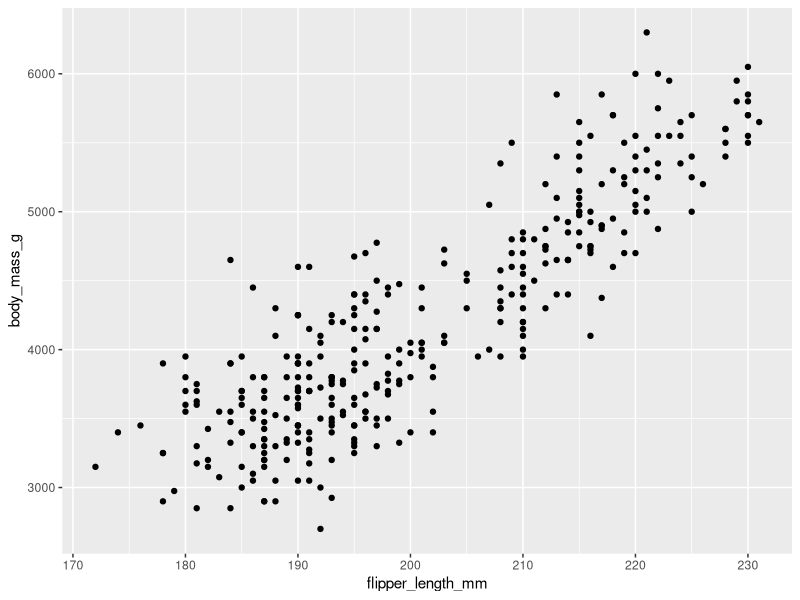
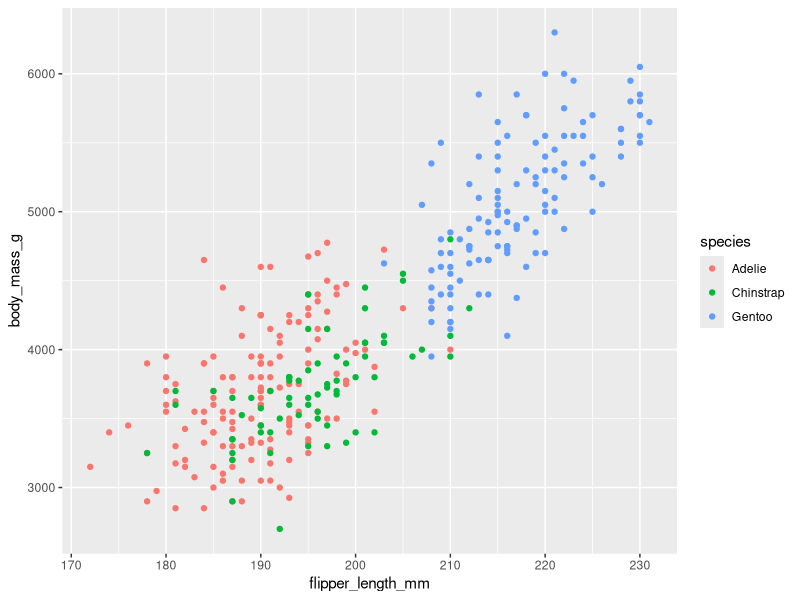
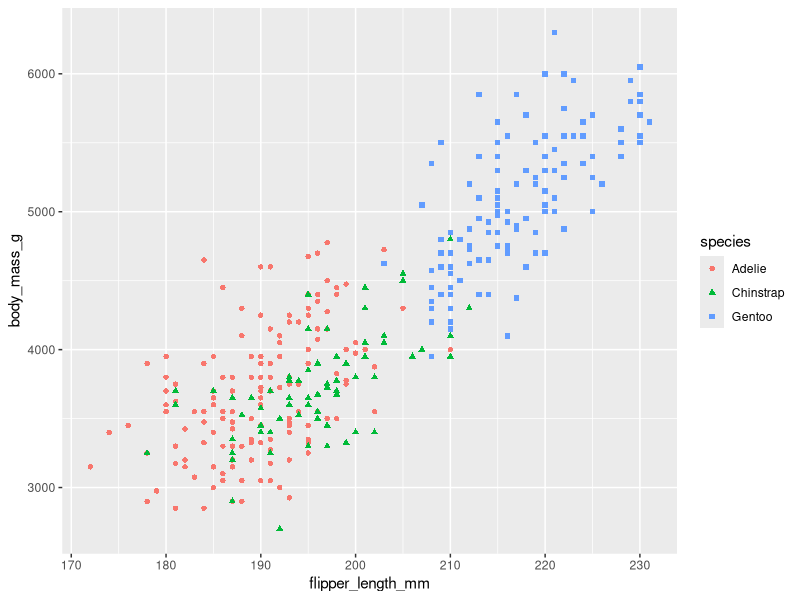
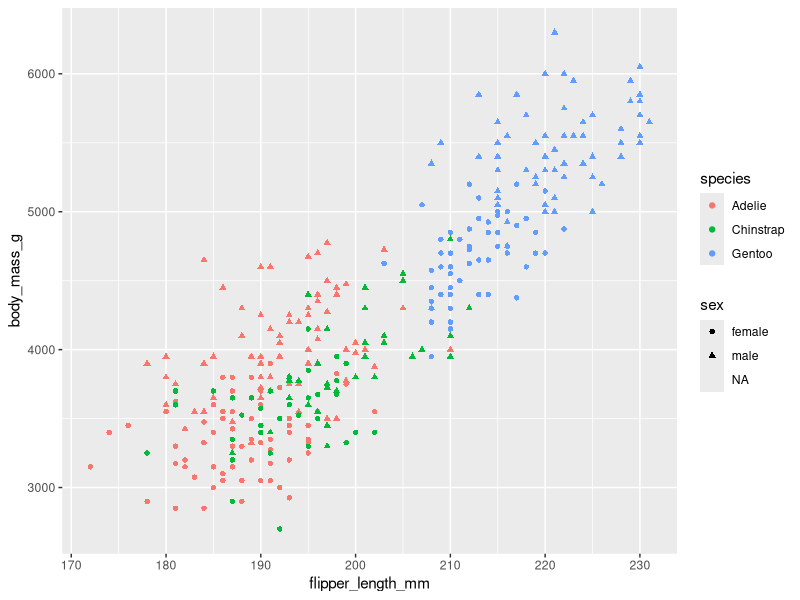
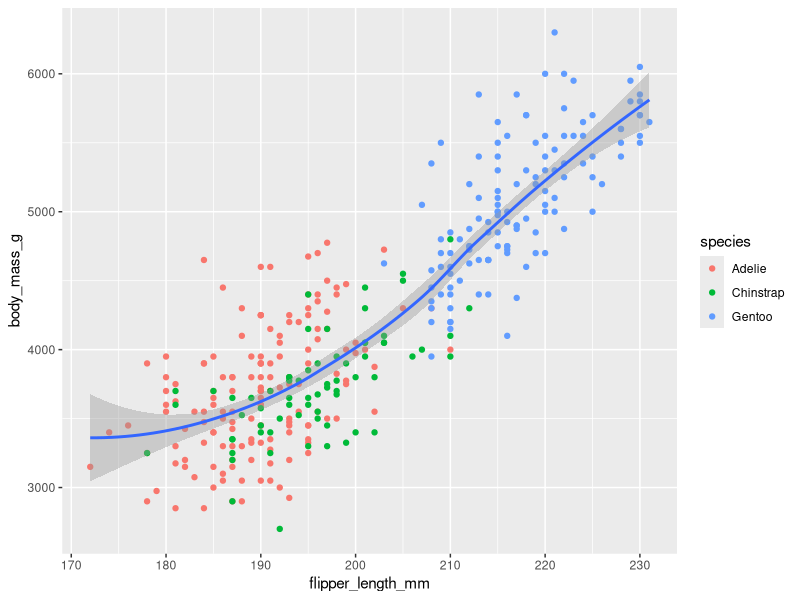
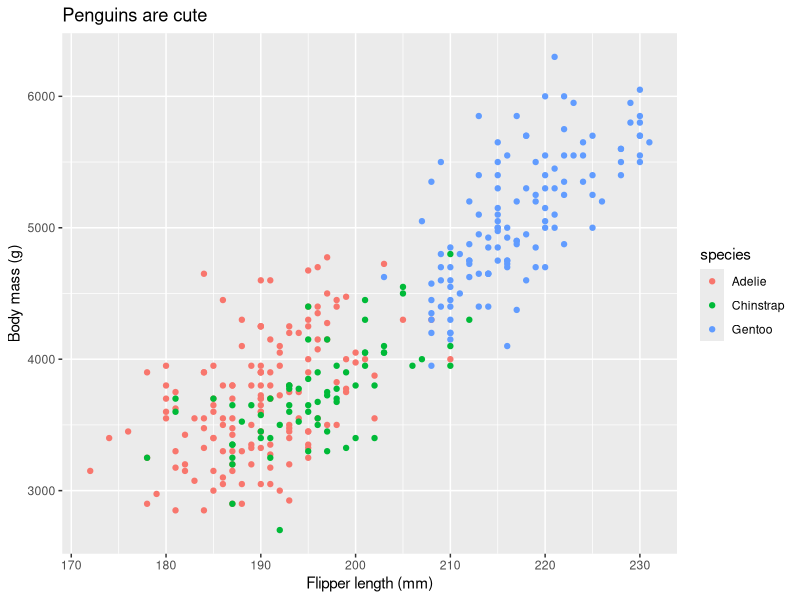
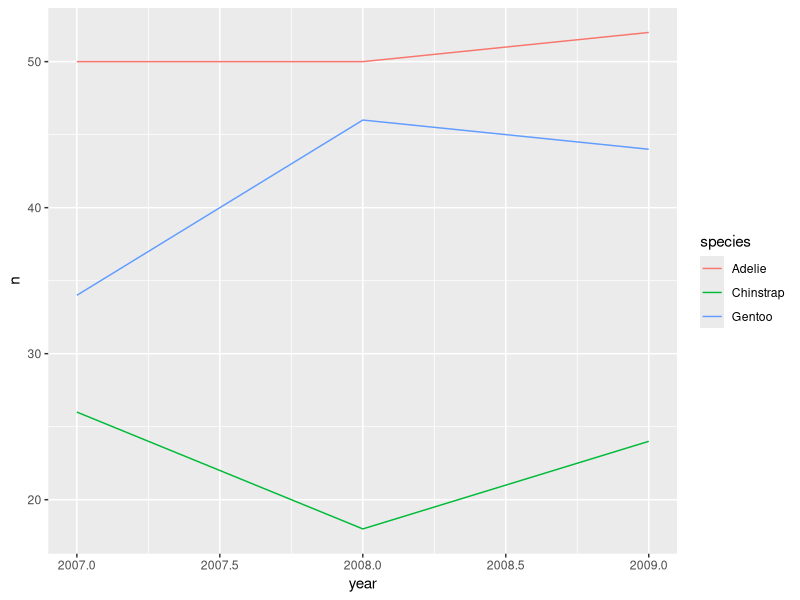
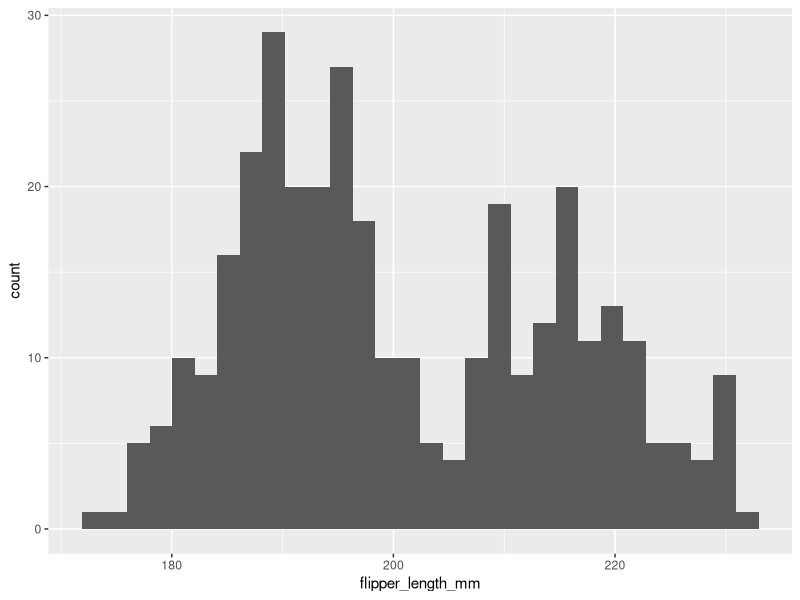

These figures' R source, in order:
## ---- chunk 1
knitr::opts_chunk$set(fig.width=6, fig.asp = 0.618, collapse=TRUE) 
knitr::opts_chunk$set(echo = TRUE, warning=FALSE)
## ---- chunk 2
library(palmerpenguins)
library(tidyverse)
## ---- chunk 3
find("filter")
## ---- chunk 4
species_islands = penguins %>% dplyr::select(species, island)
## ---- chunk 5
glimpse(penguins)
## ---- chunk 6
ggplot(data=penguins) + 
  geom_point(aes(x=flipper_length_mm, y=body_mass_g))
## ---- chunk 7
summary(penguins)
## ---- chunk 8
penguins %>%
  filter(is.na(body_mass_g)) %>% # Keep only values that are NA
  summarize(n_na = n())  # Count the NAs
## ---- chunk 9
ggplot(data=penguins) + 
  geom_point(aes(x=flipper_length_mm, y=body_mass_g, color=species))
## ---- chunk 10
ggplot(data=penguins) + 
  geom_point(aes(x=flipper_length_mm, y=body_mass_g, color=species, shape=species))
## ---- chunk 11
ggplot(data=penguins) + 
  geom_point(aes(x=flipper_length_mm, y=body_mass_g, color=species, shape=sex))
## ---- chunk 12
ggplot(data=penguins) + 
  geom_point(aes(x=flipper_length_mm, y=body_mass_g, color=species)) +
  geom_smooth(aes(x=flipper_length_mm, y=body_mass_g))
# loess stands for locally estimated scatterplot smoothing
## ---- chunk 13
ggplot(data=penguins) + 
  geom_point(aes(x=flipper_length_mm, y=body_mass_g, color=species)) + 
  xlab("Flipper length (mm)") +
  ylab("Body mass (g)") +
  ggtitle("Penguins are cute")
## ---- chunk 14
# Count number of observations per species per year
penguin_ts = penguins %>%
  group_by(species, year) %>%
  summarize(n=n())
                
ggplot(data=penguin_ts) +
  geom_line(aes(x=year, y=n, color=species))
## ---- chunk 15
ggplot(penguins) + 
  geom_histogram(aes(x=flipper_length_mm))
## ---- chunk 16
ggplot(penguins %>% filter(species=="Gentoo")) + 
  geom_histogram(aes(x=flipper_length_mm), binwidth=2)
## ---- chunk 17
ggplot(data = penguins) +
  geom_histogram(aes(x = flipper_length_mm, fill = species), alpha = 0.5, binwidth=5, position="identity") +
  scale_fill_manual(values = c("darkorange","darkorchid","cyan4"))
## ---- chunk 18
ggplot(penguins) + 
  geom_boxplot(aes(y = flipper_length_mm, x = species)) +
  geom_jitter(aes(y = flipper_length_mm, x = species, color = species), width = 0.2) 
## ---- chunk 19
ggplot(data = penguins) +
  geom_bar(aes(x = sex, fill = species)) 
## ---- chunk 20
ggplot(data = penguins) +
  geom_bar(aes(x = sex, fill = species)) +
  facet_wrap(~species, nrow = 1)  # Create a new plot for each species, line them all up into 1 row
## ---- chunk 21
ggplot(penguins) +
  geom_bar(aes(x = island, fill = species)) +
  facet_wrap(~species, ncol = 1) +
  coord_flip()
## ---- chunk 22
ggplot(penguins) +
  geom_bar(aes(x = island, fill = species)) +
  facet_wrap(~species, ncol = 1) +
  coord_flip()
ggsave(filename = "figures/penguin_species_per_island.png",  
       device = "png", width = 5, height = 4, units = "in", dpi = 300)
## ---- chunk 23
ggplot(penguins) + 
  geom_point(aes(x=flipper_length_mm, y=body_mass_g, color=species)) +
  theme_bw()
